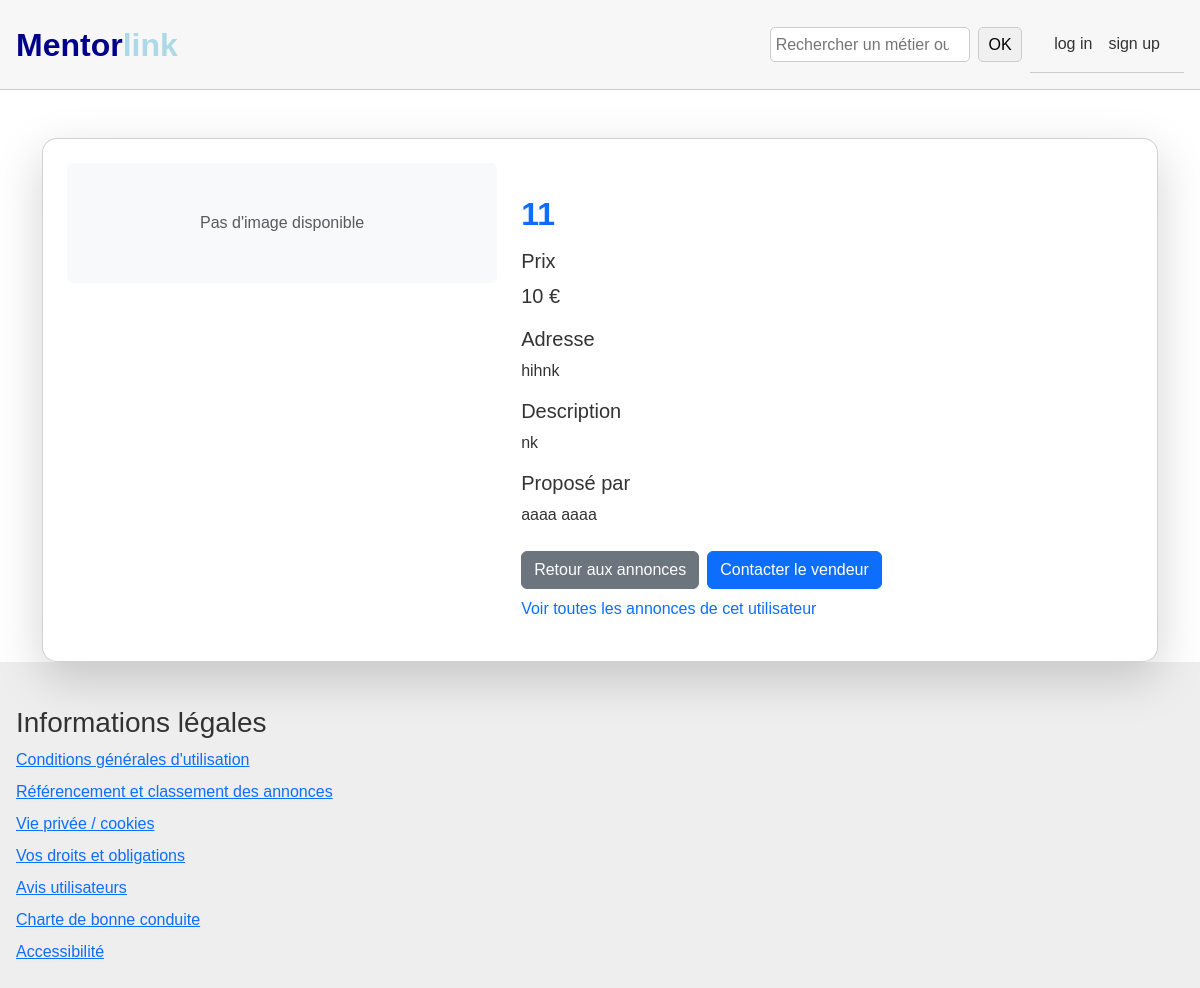
Page /annonce/1/ on the committed database.
### app_mentorlink/models.py (models this page shows, shortened)
class Annonce(models.Model):
    id = models.IntegerField(primary_key=True)
    prix = models.IntegerField()
    image = models.ImageField(upload_to='annonces/', null=True, blank=True)
    metier = models.CharField(max_length=1000)
    adresse = models.TextField()
    description = models.TextField(max_length=100000, null=True, blank=True)
    id_personnes = models.ForeignKey('Utilisateur', on_delete=models.CASCADE, null=True, blank=True)

class Utilisateur(AbstractUser):
    GENRE_CHOICES = [
        ('Homme', 'Homme'),
        ('Femme', 'Femme'),
        ('Autre', 'Autre'),
    ]
    date_naissance = models.DateField(
        blank=True,
        null=True,
        validators=[validate_birthdate]
    )
    civilite = models.CharField(max_length=10, choices=GENRE_CHOICES, null=True, blank=True)
    adresse = models.TextField()
    REQUIRED_FIELDS = ['first_name', 'last_name', 'email', 'date_naissance', 'civilite', 'adresse']
    groups = models.ManyToManyField(
        'auth.Group',
        verbose_name='groups',
        blank=True,
        related_name="utilisateur_groups",
        related_query_name="utilisateur",
    )
    user_permissions = models.ManyToManyField(
        'auth.Permission',
        verbose_name='user permissions',
        blank=True,
        related_name="utilisateur_permissions",
        related_query_name="utilisateur",
    )

### app_mentorlink/views.py (the view)
# urls.py: path('annonce/<int:annonce_id>/', views.annonce_detail, name='annonce_detail'),
def annonce_detail(request, annonce_id):
    try:
        annonce = Annonce.objects.get(id=annonce_id)
    except Annonce.DoesNotExist:
        return render(request, 'erreur.html', {'message': "Cette annonce n'existe pas."})
    context = {
        'annonce': annonce,
    }
    return render(request, 'annonce_detail.html', context)

### app_mentorlink/templates/annonce_detail.html (shortened to what this page needs)
{% extends "base.html" %}
{% block content %}
<div class="container mt-5">
    <div class="card shadow-lg p-4">
        <div class="row">
            <div class="col-md-5">
                {% if annonce.image %}
                    <img src="{{ annonce.image.url }}" class="img-fluid rounded" alt="{{ annonce.metier }}">
                {% else %}
                    <div class="bg-light text-center py-5 rounded">
                        <span class="text-muted">Pas d'image disponible</span>
                    </div>
                {% endif %}
            </div>
            <div class="col-md-7">
                <h2 class="mb-3 text-primary">{{ annonce.metier }}</h2>
                <div class="mb-3">
                    <h5>Prix</h5>
                    <p class="lead">{{ annonce.prix }} €</p>
                </div>
                <div class="mb-3">
                    <h5>Adresse</h5>
                    <p>{{ annonce.adresse }}</p>
                </div>
                <div class="mb-3">
                    <h5>Description</h5>
                    <p>{{ annonce.description }}</p>
                </div>
                <div class="mb-3">
                    <h5>Proposé par</h5>
                    <p>
                        {{ annonce.id_personnes.first_name }} {{ annonce.id_personnes.last_name }}
                    </p>
                </div>
                <div class="mt-4">
                    {% if request.user.id == annonce.id_personnes.id %}
                    <div class="d-flex flex-wrap gap-2 mb-3">
                        <a href="{% url 'modifier_annonce' annonce.id %}" class="btn btn-outline-primary">Modifier l'annonce</a>
                        <a href="{% url 'supprimer_annonce' annonce.id %}" class="btn btn-danger">Supprimer l'annonce</a>
                        <a href="{% url 'mes_annonces' %}" class="text-decoration-none">
                            Voir toutes mes annonces
                        </a>
                    </div>
                    {% else %}
                    <div class="d-flex flex-wrap gap-2 mb-3">
                        <a href="{% url 'home' %}" class="btn btn-secondary">Retour aux annonces</a>
                        <button hx-get="{% url 'start_private_chat' annonce.id %}"
                                hx-target="this"
                                hx-swap="outerHTML"
                                class="btn btn-primary">
                            Contacter le vendeur
                        </button>
                        <a href="{% url 'annonces_utilisateur' annonce.id_personnes.id %}" class="text-decoration-none">
                            Voir toutes les annonces de cet utilisateur
                        </a>
                    </div>
                    {% endif %}
                </div>
            </div>
        </div>
    </div>
</div>
{% endblock %}

### app_mentorlink/templates/base.html (style rules this page uses)
body { font-family: Arial, sans-serif; color: #333; margin: 0; padding: 0; }
h2, h3 { margin-top: 1em; }
.card { border-radius: 15px; background: #ffffff; color: #333; }
h2 { font-weight: bold; }

### rows in the picture
Annonce: metier "11", prix "10", adresse "hihnk", description "nk", id_personnes.first_name "aaaa", id_personnes.last_name "aaaa"
